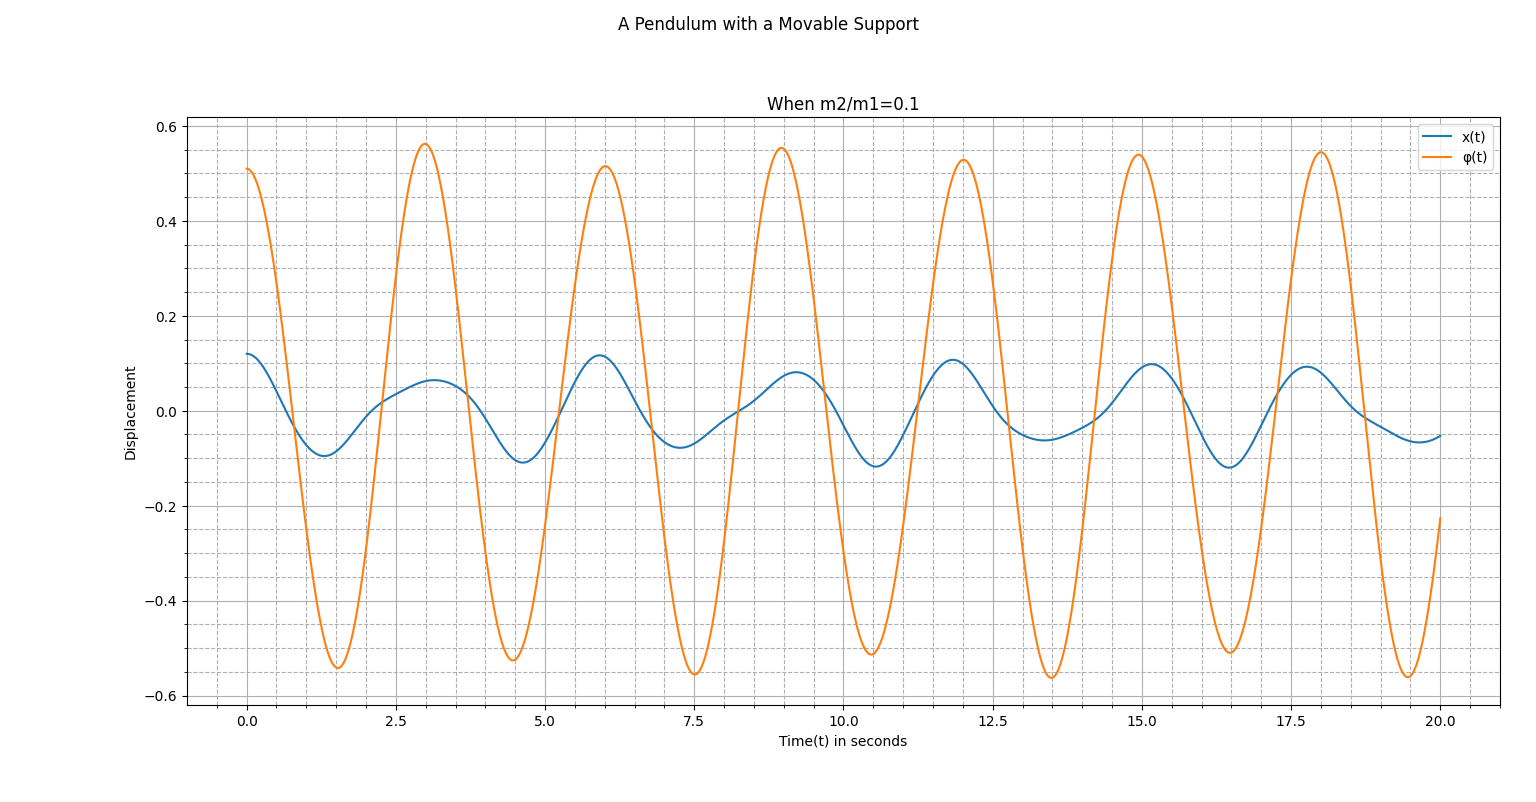

The Python source for this figure:
"""
Importing Necessary Libraries to Simulate the Motion of a Simple Pendulum with a Movable Support
"""
import matplotlib.pyplot as plt  
import numpy as np


"""
Defining Constants, Step-size, Initial Conditions, Independent Variable
"""
m1, m2 = 5, 0.5
l, k, g = 2, 50, 9.8
t0, tf, n = 0, 20, 10000
h = (tf -t0)/n
S0 = np.array([0.12, 0.51, 0, 0])
t = np.linspace(t0,tf,n+1)
S= np.array((n+1)*[S0])


""""
Defining the coupled system of 4 first order ODEs
which is equivalent to the coupled system of 2 second order ODEs(Euler-Lagrange Equations)
"""
def dS_dt(S,t):
    x, phi, v, w = S 
    dx_dt = v
    dphi_dt = w
    dv_dt = ((m2*g*np.sin(phi)*np.cos(phi)) + (m2*l*w*w*np.sin(phi)) - (k*x)) / (m1 + m2*(np.sin(phi)**2))
    dw_dt = np.cos(phi)*(((g*np.tan(phi)*(m1+m2)) + (m2*l*w*w*np.sin(phi)) - (k*x)) / ((m2*l*np.cos(phi)**2) - ((m1+m2)*l)))
    return np.array([dx_dt, dphi_dt, dv_dt, dw_dt])


"""
Applying Runge-Kutta Fourth Order Method because
1. Local Truncation Error in RK45/EM = h^5/h^2 = 10^(-15)/10^(-6)
2. Global Truncation Error in RK45/EM = h^4/h = 10^(-12)/10^(-3)
"""
def rk45(f, n):
    for i in range(n):
        k1 = h * f(S[i], t[i])    
        k2 = h * f(S[i] + 0.5 * k1, t[i] + 0.5*h)
        k3 = h * f(S[i] + 0.5 * k2, t[i] + 0.5*h)
        k4 = h * f(S[i] + k3, t[i] + h)
        S[i+1] = S[i] + (k1 + 2*(k2 + k3 ) + k4) / 6
    return S, t


"""
Calling rk45 to get dependent variables
"""
S,t=rk45(dS_dt,n)
x, phi, v, w = S.T[0],S.T[1],S.T[2],S.T[3]


"""
Plotting the Generalized Coordinates
"""
fig = plt.figure()
ax = fig.add_subplot()
ax.plot(t, x, label="x(t)")
ax.plot(t, phi, label="φ(t)")
ax.set_xlabel("Time(t) in seconds")
ax.set_ylabel("Displacement")
ax.set_title("When m2/m1=0.1")
ax.grid(which="major")
ax.grid(which="minor", linestyle="--")
ax.minorticks_on()
ax.legend()
fig.suptitle("A Pendulum with a Movable Support")
fig.tight_layout()
plt.show()
